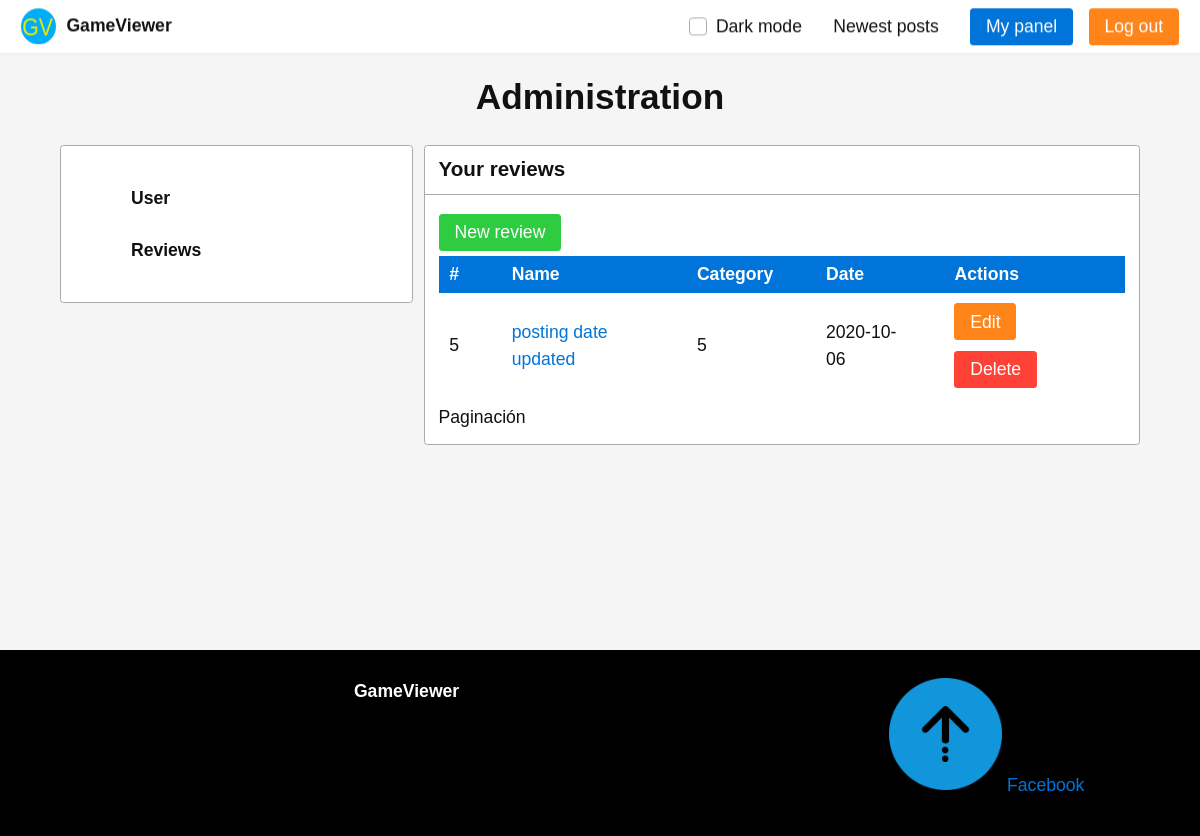
The app's page /admin/my-posts/6 (signed in) with its own data.
### models.py (models this page shows, shortened)
class Reviews(db.Model):
    id = db.Column(db.Integer, primary_key = True)
    id_user = db.Column(db.Integer, db.ForeignKey('users.id'), nullable=False)
    id_cat = db.Column(db.Integer, db.ForeignKey('categories.id'), nullable=False)
    title = db.Column(db.Text(50))
    img = db.Column(db.Text(50))
    content = db.Column(db.Text(50))
    created_at = db.Column(db.Text(50))

### controller.py (the view)
@app.route("/admin/my-posts/<id>")
@isAuth
def myPosts(id):
    user = Users.query.filter_by(id = id).first()
    reviews = Reviews.query.filter_by(id_user = user.id)
    return render_template("admin/my-posts.html", user = user, reviews = reviews)

### controller.py (called while the page is built)
def isAuth(f):
    @wraps(f)
    def wrap(*args, **kwargs):        # if user is not logged in, redirect to login page
        if session.get('user') != None:
            pass
        else:
            return redirect(url_for('index'))     # finally call f. f() now haves access to g.user
        return f(*args, **kwargs)
    return wrap

### templates/admin/my-posts.html (shortened to what this page needs)
{% extends "layout/base.html" %}
{% block title %} Administration {% endblock %}
{% block content %}
{% include "admin/layout/admin-options.html" %}
<div class="two-third-600">
    <article class="card">
        <header>
            <h3> Your reviews </h3>
        </header>
        <footer>
            <a href="{{ url_for('newReview', user_id = user.id) }}" class="button success">New review</a>
            <div style="overflow: scroll;">
                <table class="primary" style="overflow-x: scroll !important; width: 100%;">
                    <thead>
                        <tr>
                            <th>#</th>
                            <th>Name</th>
                            <th>Category</th>
                            <th>Date</th>
                            <th>Actions</th>
                        </tr>
                    </thead>
                    <tbody>
                        {% for review in reviews %}
                        <tr>
                            <td>{{ review.id }}</td>
                            <td><a href="{{ url_for('review', review_title = review.title, id = review.id) }}">
                                    {{ review.title }} </a></td>
                            <td> {{ review.id_cat }} </td>
                            <td> {{ review.created_at }} </td>
                            <td>
                                <a href="{{ url_for('editReview', id = review.id ) }}" class="button warning">Edit</a>
                                <label for="modal_1" class="button error">Delete</label>
                            </td>
                        </tr>
                        {% endfor %}
                    </tbody>
                </table>
            </div>
            <p>Paginación</p>
        </footer>
    </article>
</div>
{% endblock %}

### static/css/style.css (style rules this page uses)
.html { filter: invert(0%); }

### static/css/picnic.css (style rules this page uses)
html { font-family:sans-serif;-ms-text-size-adjust:100%;-webkit-text-size-adjust:100% }
body { margin:0 }
article,aside,details,figcaption,figure,footer,header,hgroup,main,nav,section,summary { display:block }
a { background:transparent }
table { border-collapse:collapse;border-spacing:0 }
td,th { padding:0 }
* { box-sizing:inherit }
html,body { font-family:Arial, Helvetica, sans-serif;box-sizing:border-box;height:100% }
body { color:#111;font-size:1.1em;line-height:1.5;background:#fff }
h1,h2,h3,h4,h5,h6 { margin:0;padding:.6em 0 }
a { color:#0074d9;text-decoration:none;box-shadow:none;transition:all 0.3s }
label { cursor:pointer }
.label,[data-tooltip]:after,button,.button,[type=submit],.dropimage { display:inline-block;text-align:center;letter-spacing:inherit;margin:0;padding:.3em .9em;vertical-align:middle;background:#0074d9;color:#fff;border:0;border-radius:.2em;width:auto;-webkit-touch-callout:none;-webkit-user-select:none;-khtml-user-select:none;-moz-user-select:none;-ms-user-select:none;user-select:none }
.success.label,.success[data-tooltip]:after,button.success,.success.button,.success[type=submit],.success.dropimage { background:#2ecc40 }
.warning.label,.warning[data-tooltip]:after,button.warning,.warning.button,.warning[type=submit],.warning.dropimage { background:#ff851b }
.error.label,.error[data-tooltip]:after,button.error,.error.button,.error[type=submit],.error.dropimage { background:#ff4136 }
button,.button,[type=submit],.dropimage { margin:.3em 0;cursor:pointer;transition:all 0.3s;border-radius:.2em;height:auto;vertical-align:baseline;box-shadow:0 0 rgba(17,17,17,0) inset }
table { text-align:left }
td,th { padding:.3em 2.4em .3em .6em }
th { text-align:left;font-weight:900;color:#fff;background-color:#0074d9 }
.flex>* { box-sizing:border-box;flex:1 1 auto;padding-left:.6em;padding-bottom:.6em }
.flex[class*="one"]>*,.flex[class*="two"]>*,.flex[class*="three"]>*,.flex[class*="four"]>*,.flex[class*="five"]>*,.flex[class*="six"]>*,.flex[class*="seven"]>*,.flex[class*="eight"]>*,.flex[class*="nine"]>*,.flex[class*="ten"]>*,.flex[class*="eleven"]>*,.flex[class*="twelve"]>* { flex-grow:0 }
.one>* { width:100% }
@media all and (min-width: 600px) { .two-600>* { width:50% } }
@media all and (min-width: 600px) { .two-third-600 { width:66.66666%;display:block } }
.card,.modal .overlay ~ * { position:relative;box-shadow:0;border-radius:.2em;border:1px solid #aaa;overflow:hidden;text-align:left;background:#fff;margin-bottom:.6em;padding:0;transition:all .3s ease }
.card>*,.modal .overlay ~ *>* { max-width:100%;display:block }
.card>*:last-child,.modal .overlay ~ *>*:last-child { margin-bottom:0 }
.card header,.modal .overlay ~ * header,.card section,.modal .overlay ~ * section,.card>p,.modal .overlay ~ *>p { padding:.6em .8em }
.card header,.modal .overlay ~ * header { font-weight:bold;position:relative;border-bottom:1px solid #aaa }
.card header h1,.modal .overlay ~ * header h1,.card header h2,.modal .overlay ~ * header h2,.card header h3,.modal .overlay ~ * header h3,.card header h4,.modal .overlay ~ * header h4,.card header h5,.modal .overlay ~ * header h5,.card header h6,.modal .overlay ~ * header h6 { padding:0;margin:0 2em 0 0;line-height:1;display:inline-block;vertical-align:text-bottom }
.card footer,.modal .overlay ~ * footer { padding:.8em }
.card p,.modal .overlay ~ * p { margin:.3em 0 }
.card p:last-child,.modal .overlay ~ * p:last-child { margin-bottom:0 }

### records on screen
Reviews: id "5", title "posting date updated", id_cat "5", created_at "2020-10-06"
